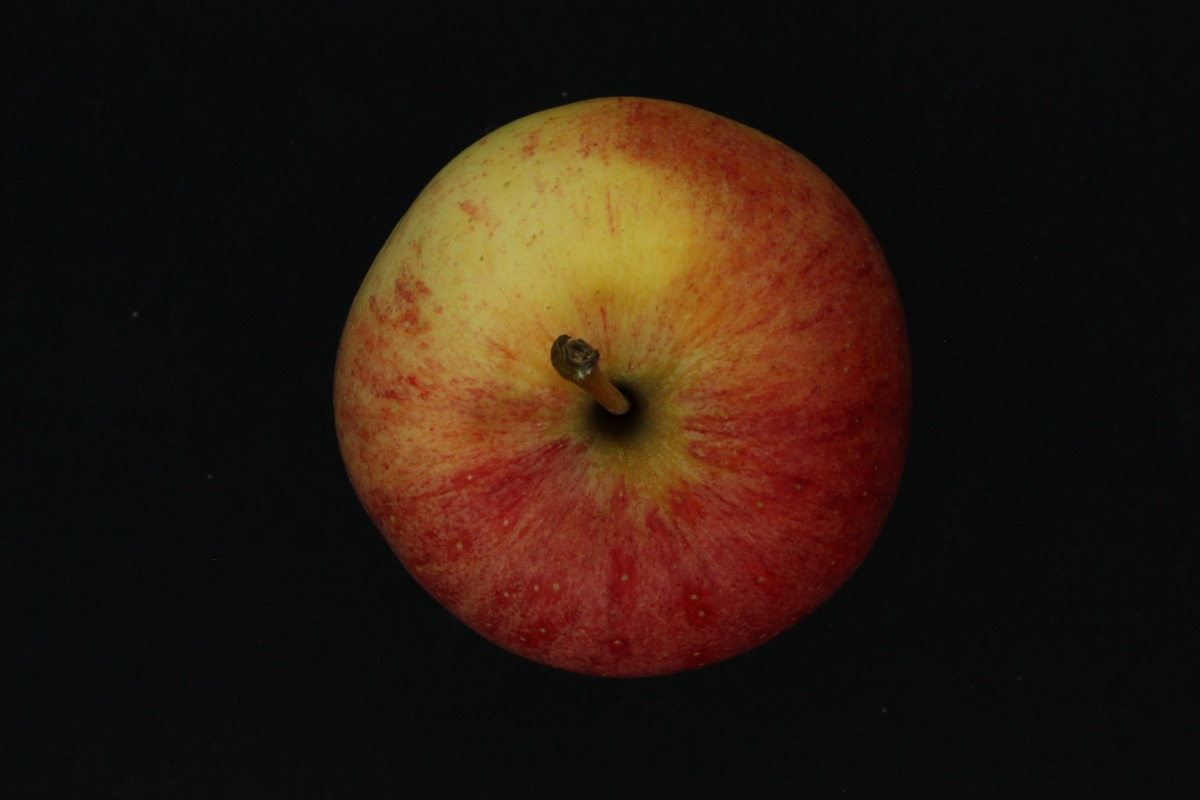
%> input picture FruitsDB/Apples/Test/Royal_01_1.JPG, 1200 x 800 px
$ octave --eval "result = FruitFeatureExtract(imread('../FruitsDB/Apples/Test/Royal_01_1.JPG'));"   (GNU Octave 9; MATLAB toolbox functions it lacks are replaced by stand-ins)
%> lines starting %> are read from the running program, lines starting %| are printed output that depends on the picture; in (x1, y1, x2, y2) boxes, pixels count from 0 and x2, y2 are one past the last pixel; in counts of white or black regions, pixels touching at a corner belong together; the program's own positions count from 1
### src/findFeat.m
function [ clr ] = findFeat(img_rgb)
%Used to detect the color of an object that is already segmented out of the
%background.
%   img = inputted HSV image #x#x3channels as double !!!! object that is segmented out

%% FIND COLORS
%initialize
clr = NaN;
img = rgb2hsv(img_rgb);
Edges = [1, 13, 42, 70, 167, 252, 306]; %based on HSV 0-360
img = img*360; %to get HSV into 255 range
[ysize, xsize, ~] = size(img);

imgHue = img(:,:,1);
[N, Bins] = histc(imgHue(:), Edges);
clr = find(N==max(N)) ;

%plot
% tmp = 1:length(Edges);
% figure; bar(tmp,N); grid;

% assignin('base', 'N', N);
assignin('base', 'imgHue',imgHue);
% assignin('base', 'Edges', Edges);
end

### src/FruitFeatureExtract.m
function [ featureVector ] = FruitFeatureExtract( image )

%Read in the image
% figure,imshow(image);
% title('Original image')

%adjust image to accentuate colors
img = imadjust(image,[.2 .2 .2; .65 .65 .65],[]);

%Convert image to HSV to be able to take Saturation channel
img = rgb2hsv(img);
%> img: size 800x1200x3 double; mean H, S, V 0.0119, 0.259, 0.175

% level = graythresh(img);
% bw_img = im2bw(img,level);
% bw_img = imclose(bw_img,ones([3,3]));

%grab the seperate hue, saturation, and value channels
hue = img(:,:,1);
saturation = img(:,:,2);
value = img(:,:,3);
[row, col] = size(saturation);

% threshold the saturation channel of the image
threshold_sat = saturation > 0.4;
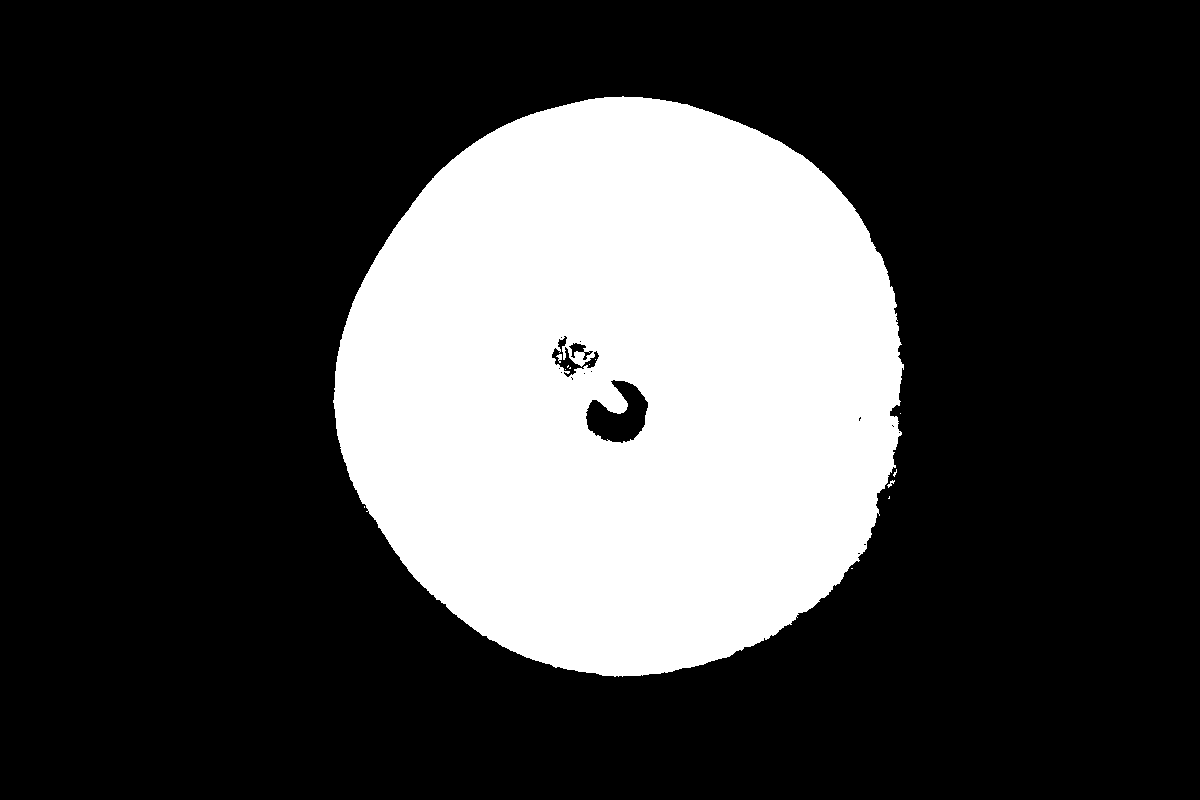
%> threshold_sat: size 800x1200 logical; 26.5% white; 13 white regions (10 under 20 px), largest, box (x1, y1, x2, y2) and area: (333, 96, 904, 677) 254327, (556, 354, 562, 363) 30, (887, 480, 895, 488) 25

%convert from logical to double
thresh = +threshold_sat;

%perform close to close holes and then fill in any extra holes
for u = 1:5
    thresh = imclose(thresh,ones(9));
end
thresh = imfill(thresh,'holes');
%> thresh: size 800x1200 double; values 0 (black) and 1 (white), 26.8% white; 1 white region

%find the connected components and take out anything less than 1000 pixels because it is noise and not fruit
connCompThreshold = 1000;
CC = bwconncomp(thresh);
%> CC = 1 connected component

for i = 1:CC.NumObjects
    L = length(CC.PixelIdxList{i});
    if L < connCompThreshold
        thresh(CC.PixelIdxList{i}) = 0;
    end
end
%> this loop made 1 pass
%> L on pass 1: 257692

%find the fruit in the image
CC = bwconncomp(thresh);

% Extract the fruit from the image
temp = zeros(row,col);
temp(CC.PixelIdxList{1}) = 1;
% figure, imshow(temp)
% title('Indiviual Fruit that was extracted out')

%Use regionprops to get the bounding box to take out the image and other feature of the fruit
stats = regionprops(temp,'Area','Perimeter','BoundingBox','Eccentricity','Centroid','FilledImage');
%> stats = 1 region; box (x1, y1, x2, y2), Area, Centroid, Eccentricity and Perimeter: (333, 96, 904, 677) 257692 [625 387.2] 0.193 1866.7

%get individual parts of BoundingBox to get X, Y, Width, Height
%x is the leftmost pixel for the CC
x = stats.BoundingBox(1); x = round(x);
%> after `x = stats.BoundingBox(1)`: x = 333.5
%> after `x = round(x)`: x = 334
%y is the topmost pixel for the CC
y = stats.BoundingBox(2); y = round(y);
%> after `y = stats.BoundingBox(2)`: y = 96.5
%> after `y = round(y)`: y = 97
%width is the number of pixels from x to the right
width = stats.BoundingBox(3); width = round(width);
%> after `width = stats.BoundingBox(3)`: width = 571
%width is the number of pixels from y to the bottom of the image
height = stats.BoundingBox(4); height = round(height);
%> after `height = stats.BoundingBox(4)`: height = 581
fruit_size = [width,height];
%> fruit_size = [571 581]

%get short to longer width and height vector to get rid of a few orientation problem
[T,I_max] = max(fruit_size);
%> T = 581; I_max = 2
[T,I_min] = min(fruit_size);
%> T = 571; I_min = 1
longer = fruit_size(I_max);
%> longer = 581
shorter = fruit_size(I_min);
%> shorter = 571

%crop out the sub image to send to knn and feature selection
subImage = image(y:(y + height -1),x:(x + width -1),:);

%Threshold the unneccesarry parts in the RGB to white
filledImage = stats.FilledImage;
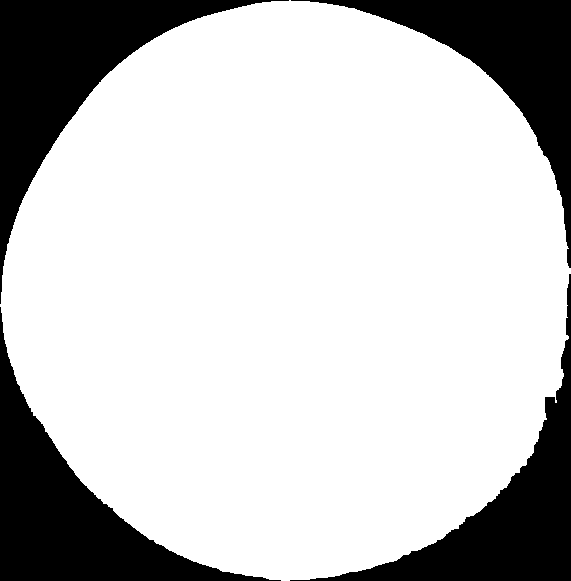
%> filledImage: size 581x571 logical; 77.7% white; 4 black regions, box (x1, y1, x2, y2) and area: (0, 0, 289, 304) 20860, (0, 307, 281, 581) 19988, (290, 274, 571, 581) 16833, (291, 0, 571, 268) 16378
bIndinces = find(filledImage == 0);
%> bIndinces = 74059 values from 1 to 331751
%seperate out each channel in the rgb and set it equal to white
channelR = subImage(:,:,1);
channelG = subImage(:,:,2);
channelB = subImage(:,:,3);
channelR(bIndinces) = 255;
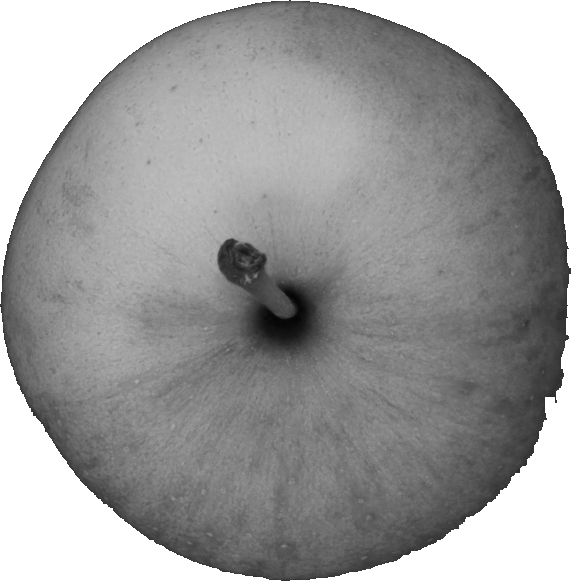
%> channelR: size 581x571 uint8; min 2, max 255, mean 156
channelG(bIndinces) = 255;
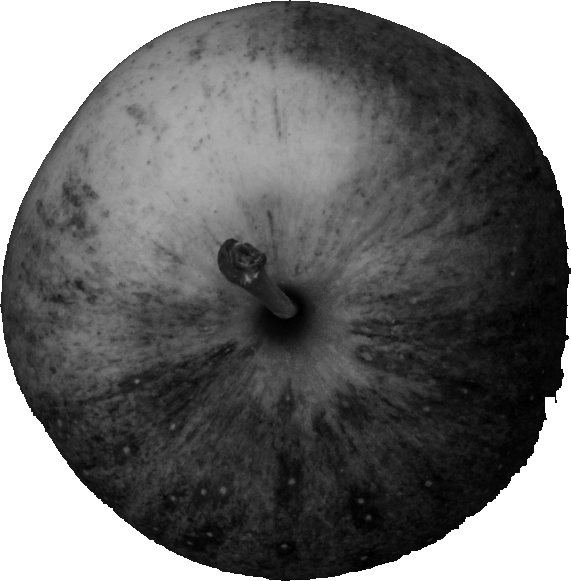
%> channelG: size 581x571 uint8; min 0, max 255, mean 109.9
channelB(bIndinces) = 255;
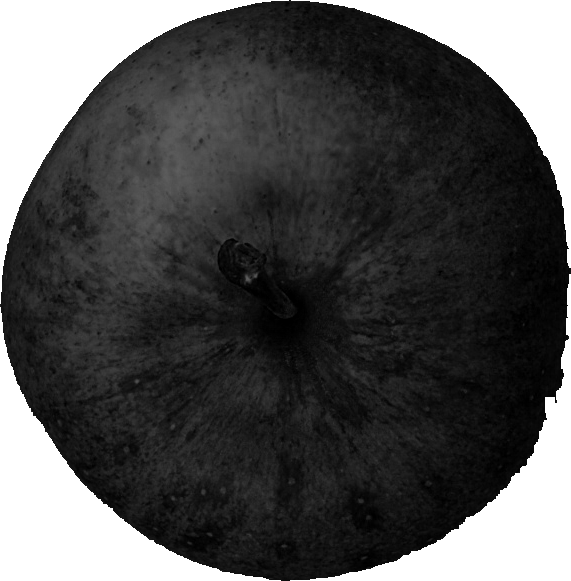
%> channelB: size 581x571 uint8; min 0, max 255, mean 81.2
rgbOut = cat(3, channelR, channelG, channelB);
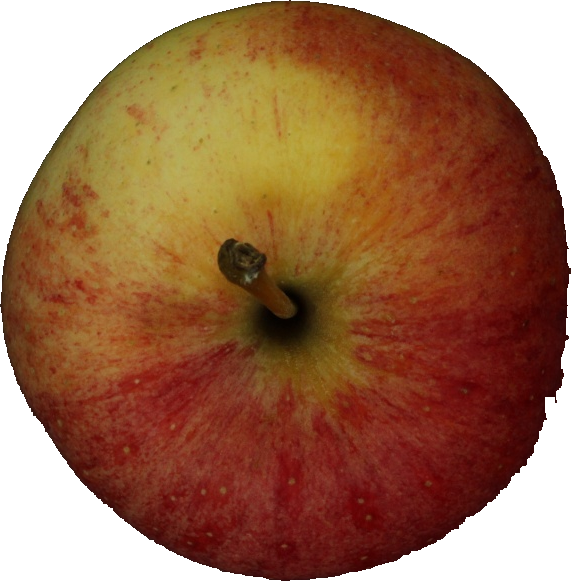
%> rgbOut: size 581x571x3 uint8; mean R, G, B 156, 109.9, 81.2

%Detect the color of the cropped image
[ clr ] = findFeat(rgbOut);
%> in findFeat, `imgHue = img(:,:,1);`:
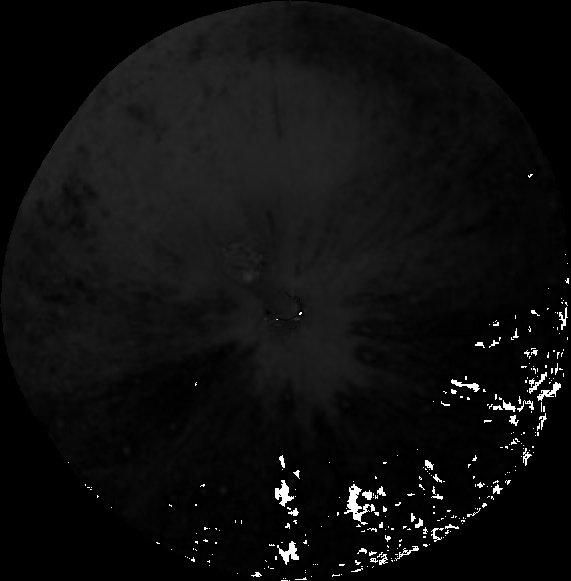
%> imgHue: size 581x571 double; min 0, max 359.5, mean 21.1; drawn with min black and max white
%> in findFeat, `[N, Bins] = histc(imgHue(:), Edges);`: N = [87816; 114741; 41935; 2; 1; 0; 0]
%> in findFeat, `clr = find(N==max(N)) ;`: clr = 2
%> clr = 2

%Return the feature vector of the image
featureVector = [stats.Eccentricity, longer/1000, shorter/1000, clr/3];
%> featureVector = [0.193 0.581 0.571 0.667]
end
